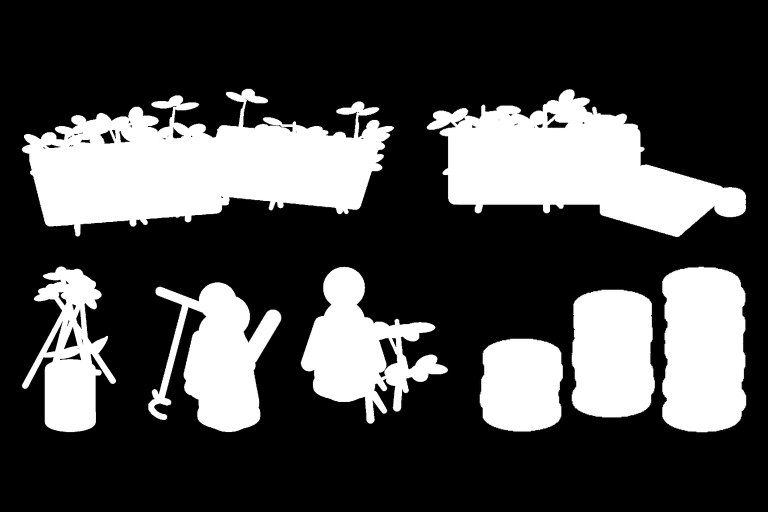
#> input picture gpt/ref/02-mask.png, 1536 x 1024 px (shown at 1/2 size)
$ python -i gpt_ingest.py   (imports and definitions only)
#> lines starting #> are read from the running program, lines starting #| are printed output that depends on the picture; after the words box and inside, x2 and y2 are one past the last pixel; in counts of white or black regions, pixels touching at a corner belong together
"""Bring GPT's hand-drawn sheets back into the site.

    python3 tools/scene-art/gpt_ingest.py                  # reads gpt/out/, writes props and atlases
    python3 tools/scene-art/gpt_ingest.py --in ~/Downloads --dry-run

Put every image ChatGPT drew into gpt/out/, under any name, re-draws included.
For each image this:
  1. reads its transparency, or removes a flat background, and drops soft shadows;
  2. recognises which layout sheet it is by its silhouettes (gpt/ref/); a file
     named 05.png or sheet-05.png is taken at its word. Of several images of one
     sheet the newest file wins (so a re-draw replaces the first try);
  3. lays it over the sheet and gives every drawn piece to the object it covers,
     fits each object into the box the old prop filled (same anchor: base or
     centre), and splits the assembled groups (plasmid halves, puzzle pieces)
     along the old seams, so they still close exactly;
  4. writes assets/scenes-2d/gpt/<prop>.png at the prop's canonical size, then
     the mirror twins (soil-right, i-edu-wing-r) and the full plasmid ring.
Then compose_atlas.py rebuilds every atlas, and gpt/out/_report.png shows each
GPT image beside its sheet and every prop old | new. A prop whose drawing is
missing or unusable keeps the procedural hand-cut version. Needs NumPy, Pillow, SciPy.
"""
from __future__ import annotations

import argparse
import json
import math
import re
import sys
from pathlib import Path

import numpy as np
from PIL import Image, ImageDraw, ImageOps

try:
    from scipy import ndimage as ndi
except ImportError:  # pragma: no cover
    sys.exit('gpt_ingest.py needs SciPy:  python3 -m pip install scipy')

sys.path.insert(0, str(Path(__file__).resolve().parent))
import scene2d as S  # noqa: E402

GPT = S.ROOT / 'gpt'
EXTS = {'.png', '.webp', '.jpg', '.jpeg'}
MIN_SCORE, MIN_MARGIN = .45, .06


# ------------------------------------------------------------------ reading
def read_rgba(path: Path) -> tuple[np.ndarray, str]:
#> called with path = '../../gpt/ref/02-mask.png'
    im = ImageOps.exif_transpose(Image.open(path))
#> im is the input picture: PIL image 1536x1024 L; min 0, max 255, mean 72.9
    arr = np.asarray(im.convert('RGBA'), np.float32) / 255
    if (arr[..., 3] < .1).mean() > .02:
        how = 'alpha'
    else:
        arr, how = remove_background(arr[..., :3]), 'background removed'
    # Matte paper has no translucent interior. Near-opaque model noise otherwise
    # bloats WebP's lossless alpha plane even at low RGB quality. Keep genuine
    # transparent gaps and antialiased edges, snap only nearly solid pixels.
    arr[..., 3] = np.where(arr[..., 3] >= .95, 1.0, arr[..., 3])
    # GPT likes soft drop shadows: semi-transparent and dark -> gone
    lum = arr[..., :3] @ np.array([.299, .587, .114], np.float32)
    shadow = (arr[..., 3] < .6) & (lum < .25)
    arr[..., 3] = np.where(shadow, 0, arr[..., 3])
    return arr, how


def remove_background(rgb: np.ndarray) -> np.ndarray:
    """A flat background touching the border goes, and enclosed holes of the same
    colour (inside a ring, under a handle); pale parts of objects stay."""
    H, W = rgb.shape[:2]
#> H = 1024; W = 1536
    b = max(2, int(min(H, W) * .01))
#> b = 10
    border = np.concatenate([rgb[:b].reshape(-1, 3), rgb[-b:].reshape(-1, 3),
                             rgb[:, :b].reshape(-1, 3), rgb[:, -b:].reshape(-1, 3)])
    bg = np.median(border, 0)
#> bg = [0, 0, 0]
    tol = float(np.clip(np.percentile(np.abs(border - bg).max(1), 95) * 1.8 + .03, .06, .2))
#> tol = 0.06
    d = np.abs(rgb - bg).max(-1)
    cand = d < tol
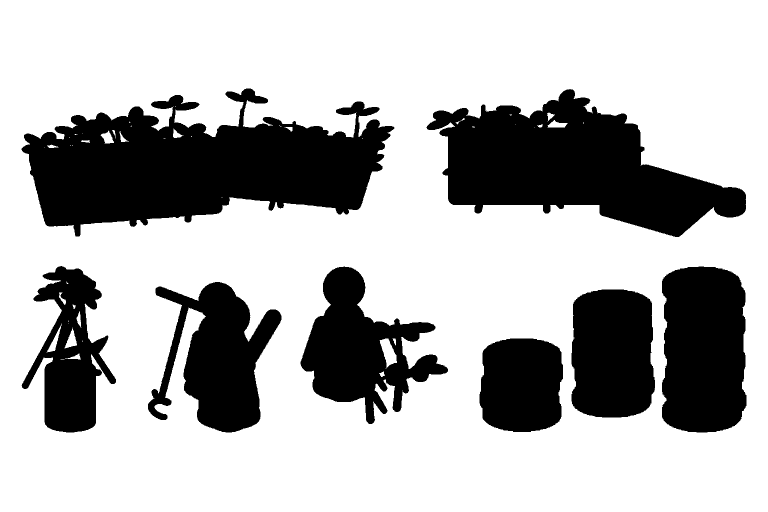
#> cand: shape (1024, 1536) bool (shown at 1/2 size); 71% white; 9 black regions (1 under 20 px), largest, box (x1, y1, x2, y2) and area: (43, 177, 789, 473) 127412, (853, 178, 1492, 474) 97367, (1324, 533, 1493, 865) 50840
    lab, _ = ndi.label(cand)
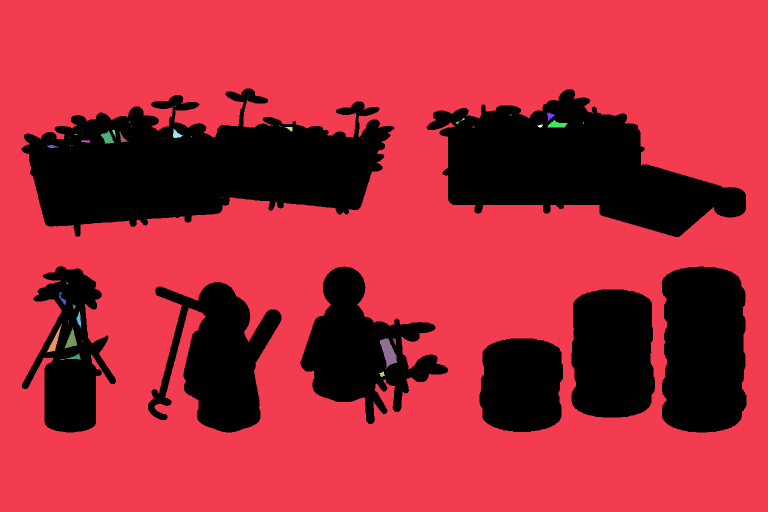
#> lab: shape (1024, 1536) int32 (shown at 1/2 size); 70 distinct labels, from 0 to 69; one colour per label, 0 black
    edge = np.unique(np.concatenate([lab[0], lab[-1], lab[:, 0], lab[:, -1]]))
#> edge = [1]
    bgm = np.isin(lab, edge[edge > 0])
#> bgm: shape (1024, 1536) bool; 70.7% white; 9 black regions (1 under 20 px), largest, box (x1, y1, x2, y2) and area: (43, 177, 789, 473) 128440, (853, 178, 1492, 474) 97973, (1324, 533, 1493, 865) 50840
    hl, hn = ndi.label(cand & ~bgm)
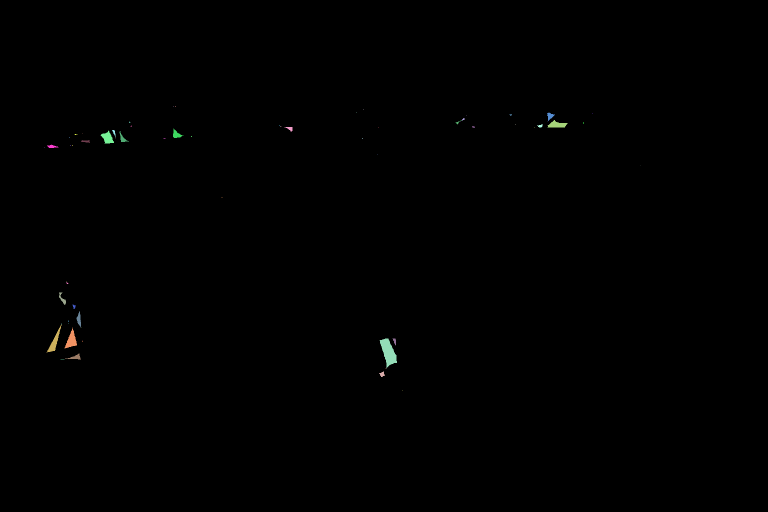
#> hl: shape (1024, 1536) int32 (shown at 1/2 size); 69 distinct labels, from 0 to 68; one colour per label, 0 black
#> hn = 68
    if hn:
        idx = np.arange(1, hn + 1)
#> idx = 68 values from 1 to 68
        areas = ndi.sum(np.ones_like(hl), hl, idx)
#> areas = 68 values, max 1097 at index 58, min 1 at index 0, mean 63.06
        mean_d = ndi.mean(d, hl, idx)
#> mean_d = 68 values, max 0.0588 at index 34, min 0 at index 0, mean 0.00844
        bgm |= np.isin(hl, idx[(areas > .00012 * H * W) & (mean_d < tol * .55)])
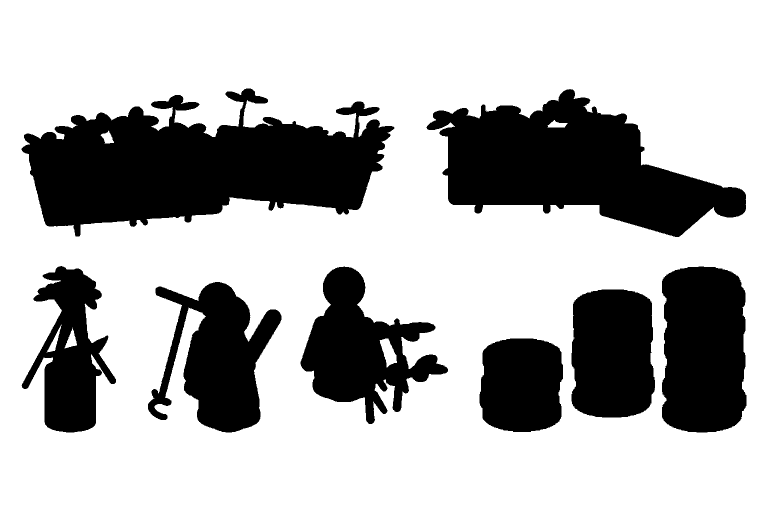
#> bgm: shape (1024, 1536) bool (shown at 1/2 size); 70.9% white; 9 black regions (1 under 20 px), largest, box (x1, y1, x2, y2) and area: (43, 177, 789, 473) 128052, (853, 178, 1492, 474) 97612, (1324, 533, 1493, 865) 50840
    alpha = np.where(bgm, 0.0, 1.0).astype(np.float32)
    rim = ndi.binary_dilation(bgm, iterations=2) & ~bgm
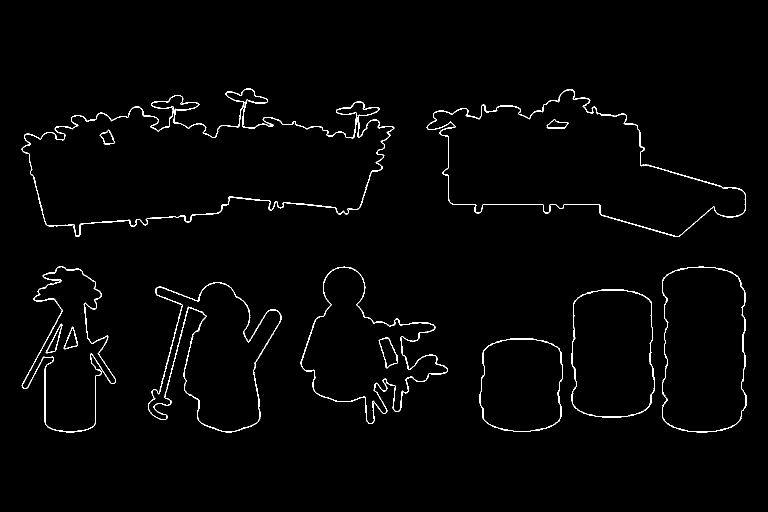
#> rim: shape (1024, 1536) bool (shown at 1/2 size); 1.5% white in thin lines or dots, all inside (x1, y1, x2, y2) = (43, 177, 1493, 865)
    alpha[rim] = np.clip((d[rim] - tol * .5) / (tol * 1.2), 0, 1)
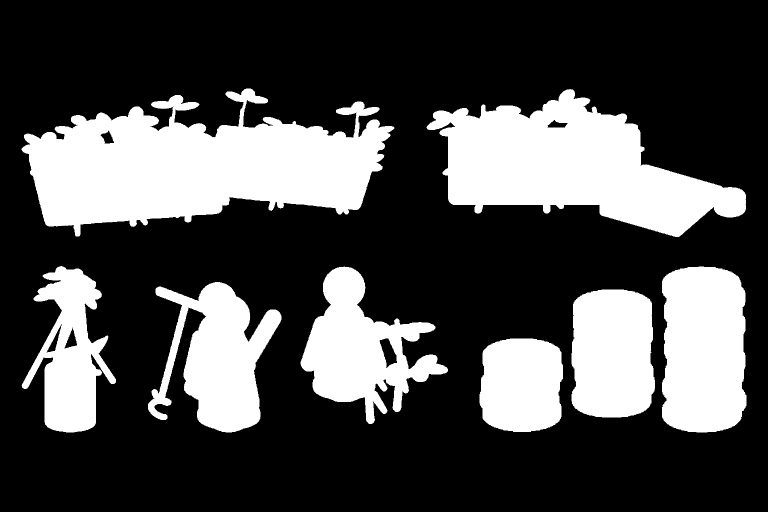
#> alpha: shape (1024, 1536) float32 (shown at 1/2 size); min 0, max 1, mean 0.291
    a = np.maximum(alpha[..., None], 1e-3)
    clean = np.where(alpha[..., None] > .02, np.clip((rgb - (1 - a) * bg) / a, 0, 1), 0)
    return np.dstack([clean, alpha]).astype(np.float32)
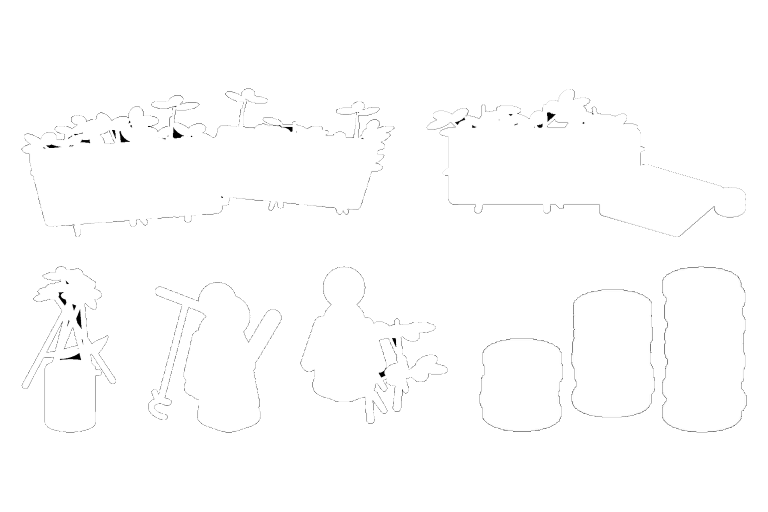
#> returned value: shape (1024, 1536, 4) float32 (shown at 1/2 size); mean of channels 0, 1, 2, 3 0.286, 0.286, 0.286, 0.291; transparent parts drawn white


# [15 lines left out: function to_sheet, not called in this run]


def small(mask: np.ndarray) -> np.ndarray:
    im = Image.fromarray((np.clip(mask, 0, 1) * 255).astype(np.uint8), 'L').resize((192, 128), Image.Resampling.BOX)
    return ndi.gaussian_filter(np.asarray(im, np.float32) / 255, 1.0)


def dice(a: np.ndarray, b: np.ndarray) -> float:
    return float(2 * np.minimum(a, b).sum() / max(a.sum() + b.sum(), 1e-6))


# ------------------------------------------------------------------ geometry
# [51 lines left out: functions box_dist, assign, not called in this run]


def anchor(box, how: str) -> tuple[float, float]:
    x0, y0, x1, y1 = box
    return ((x0 + x1) / 2, y1) if how == 'bottom' else ((x0 + x1) / 2, (y0 + y1) / 2)


def affine(im: Image.Image, size: tuple[int, int], sx: float, tx: float, ty: float, resample=Image.Resampling.BICUBIC):
    """out(x, y) = im(sx * x + tx, sx * y + ty), premultiplied."""
    return im.convert('RGBa').transform(size, Image.Transform.AFFINE, (sx, 0, tx, 0, sx, ty), resample=resample).convert('RGBA')


class Ingest:
    # [259 lines left out: functions __init__, recognise, take, _ref_area, _split, derive and 6 more, not called in this run]


# [2 lines not run here, left out]

>>> result = read_rgba('../../gpt/ref/02-mask.png')
#> in read_rgba, `arr, how = remove_background(arr[..., :3]), 'background removed'`: how = 'background removed'
#> in read_rgba, `shadow = (arr[..., 3] < .6) & (lum < .25)`: shadow: shape (1024, 1536) bool; 70.9% white; 8 black regions, largest, box (x1, y1, x2, y2) and area: (43, 177, 789, 473) 127981, (853, 178, 1492, 474) 97599, (1324, 533, 1493, 865) 50817

$ run again, on gpt/ref/08-mask.png
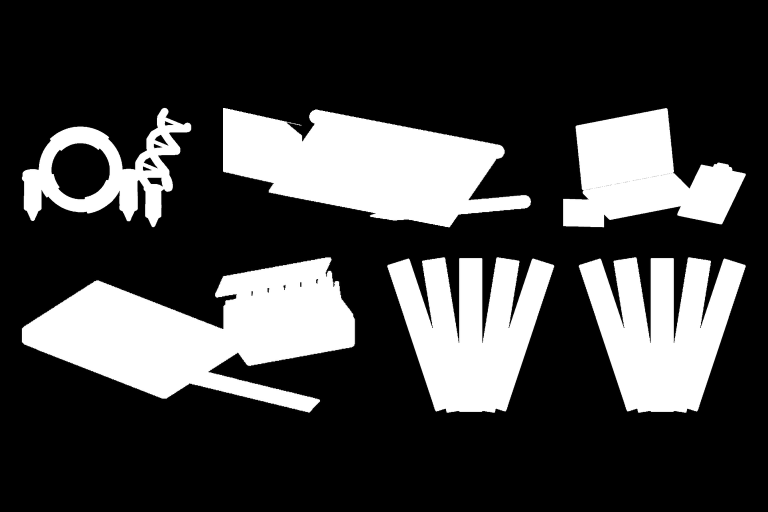
#> input picture gpt/ref/08-mask.png, 1536 x 1024 px (shown at 1/2 size)
#> in read_rgba, im is the input picture: PIL image 1536x1024 L; min 0, max 255, mean 66.2
#> bg = [0, 0, 0]
#> tol = 0.06
#> cand: shape (1024, 1536) bool; 73.6% white; 6 black regions, box (x1, y1, x2, y2) and area: (43, 514, 711, 826) 109855, (446, 216, 1062, 456) 90194, (774, 514, 1109, 826) 66318, (1157, 514, 1492, 826) 66318, (1126, 216, 1492, 455) 51814, (43, 215, 383, 455) 30250
#> in remove_background, `lab, _ = ndi.label(cand)`:
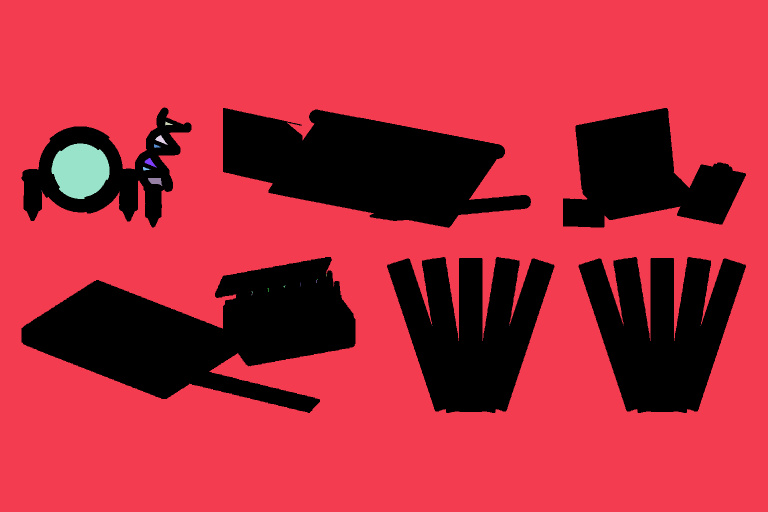
#> lab: shape (1024, 1536) int32 (shown at 1/2 size); 26 distinct labels, from 0 to 25; one colour per label, 0 black
#> edge = [1]
#> hl: shape (1024, 1536) int32; 25 distinct labels, from 0 to 24
#> hn = 24
#> areas = 24 values, max 9746 at index 3, min 1 at index 0, mean 444
#> mean_d = 24 values, max 0.0588 at index 17, min 0 at index 10, mean 0.0178
#> rim: shape (1024, 1536) bool; 1.4% white in thin lines or dots, all inside (x1, y1, x2, y2) = (43, 215, 1492, 826)
#> in remove_background, `return np.dstack([clean, alpha]).astype(np.float32)`:
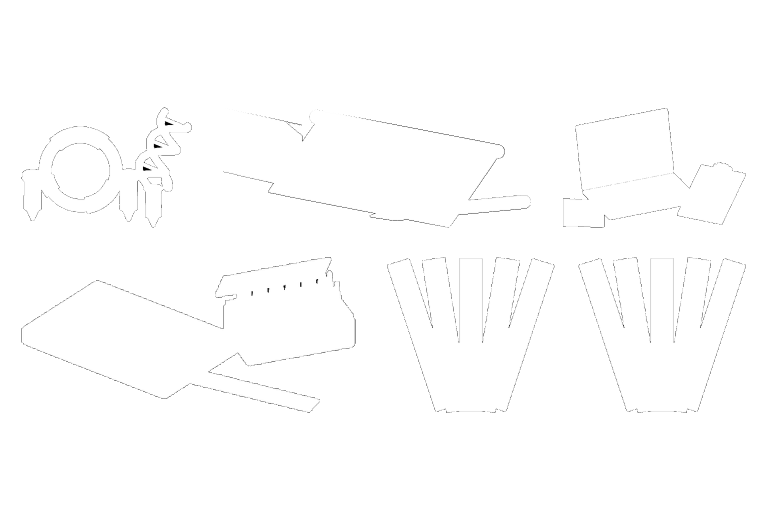
#> returned value: shape (1024, 1536, 4) float32 (shown at 1/2 size); mean of channels 0, 1, 2, 3 0.26, 0.26, 0.26, 0.264; transparent parts drawn white
#> how = 'background removed'
#> shadow: shape (1024, 1536) bool; 73.6% white; 6 black regions, box (x1, y1, x2, y2) and area: (43, 514, 711, 826) 109838, (446, 216, 1062, 455) 90141, (774, 514, 1109, 826) 66274, (1157, 514, 1492, 826) 66274, (1126, 216, 1492, 455) 51798, (43, 215, 383, 455) 30378

$ run again, on gpt/ref/10-mask.png
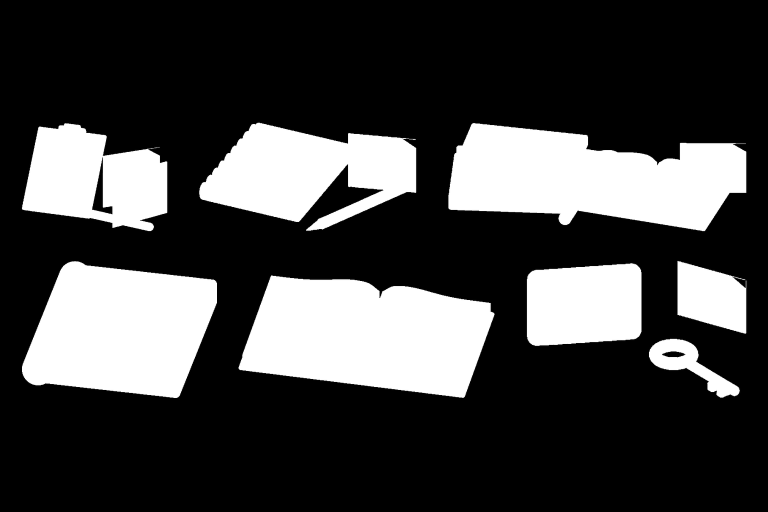
#> input picture gpt/ref/10-mask.png, 1536 x 1024 px (shown at 1/2 size)
#> in read_rgba, im is the input picture: PIL image 1536x1024 L; min 0, max 255, mean 67
#> bg = [0, 0, 0]
#> tol = 0.06
#> cand: shape (1024, 1536) bool; 73.5% white; 8 black regions, largest, box (x1, y1, x2, y2) and area: (477, 551, 989, 796) 91855, (896, 246, 1493, 463) 88305, (44, 522, 434, 796) 79707
#> in remove_background, `lab, _ = ndi.label(cand)`:
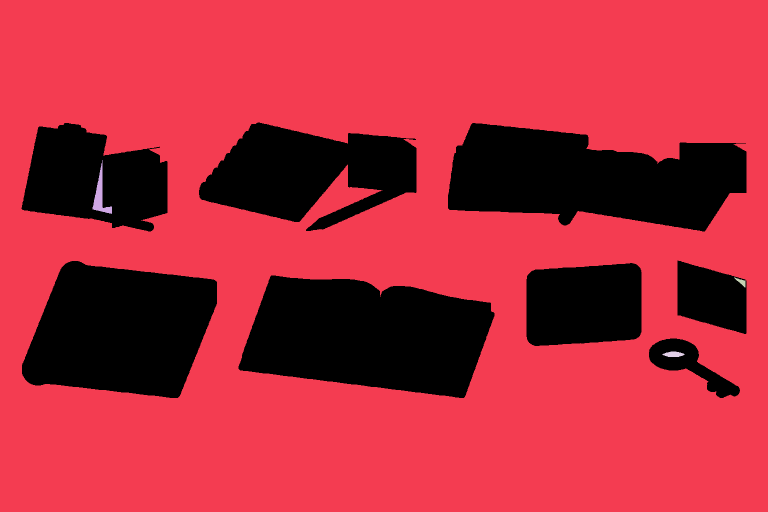
#> lab: shape (1024, 1536) int32 (shown at 1/2 size); 5 distinct labels, from 0 to 4; one colour per label, 0 black
#> edge = [1]
#> hl: shape (1024, 1536) int32; 4 distinct labels, from 0 to 3
#> hn = 3
#> areas = [1281, 173, 352]
#> mean_d = [0.00295, 0.00549, 0.00367]
#> rim: shape (1024, 1536) bool; 1.1% white in thin lines or dots, all inside (x1, y1, x2, y2) = (43, 245, 1493, 796)
#> in remove_background, `return np.dstack([clean, alpha]).astype(np.float32)`:
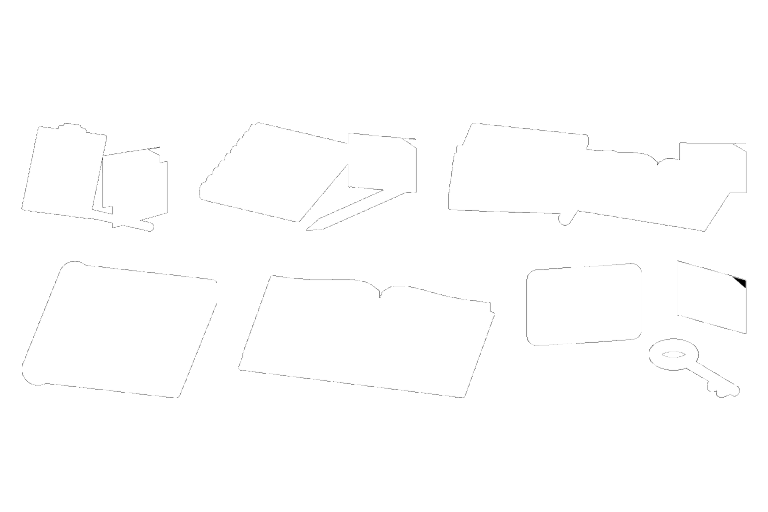
#> returned value: shape (1024, 1536, 4) float32 (shown at 1/2 size); mean of channels 0, 1, 2, 3 0.263, 0.263, 0.263, 0.265; transparent parts drawn white
#> how = 'background removed'
#> shadow: shape (1024, 1536) bool; 73.5% white; 8 black regions, largest, box (x1, y1, x2, y2) and area: (477, 551, 989, 796) 91840, (896, 246, 1493, 463) 88290, (44, 522, 434, 796) 79691

$ run again, on gpt/ref/11-mask.png
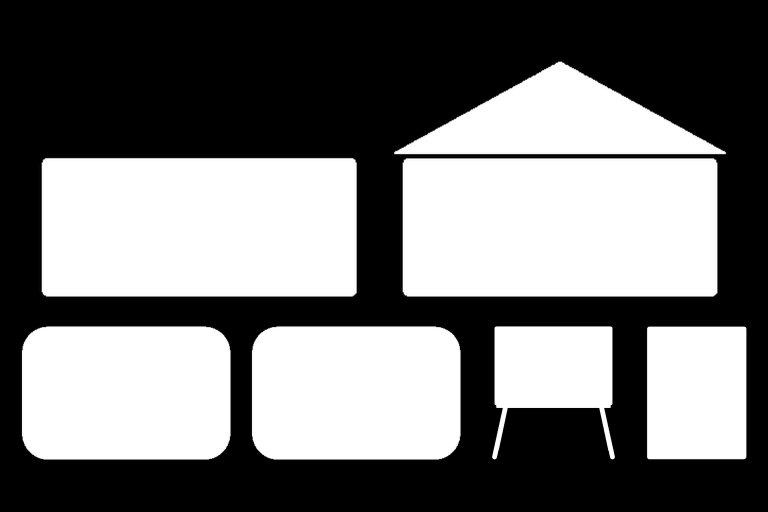
#> input picture gpt/ref/11-mask.png, 1536 x 1024 px (shown at 1/2 size)
#> in read_rgba, im is the input picture: PIL image 1536x1024 L; min 0, max 255, mean 116.9
#> bg = [0, 0, 0]
#> tol = 0.06
#> cand: shape (1024, 1536) bool; 53.7% white; 7 black regions, largest, box (x1, y1, x2, y2) and area: (83, 316, 714, 594) 175301, (804, 316, 1436, 594) 175292, (43, 652, 462, 920) 109700
#> edge = [1]
#> hl: shape (1024, 1536) int32; every value is 0
#> hn = 0
#> rim: shape (1024, 1536) bool; 1.2% white in thin lines or dots, all inside (x1, y1, x2, y2) = (43, 122, 1493, 920)
#> in remove_background, `return np.dstack([clean, alpha]).astype(np.float32)`:
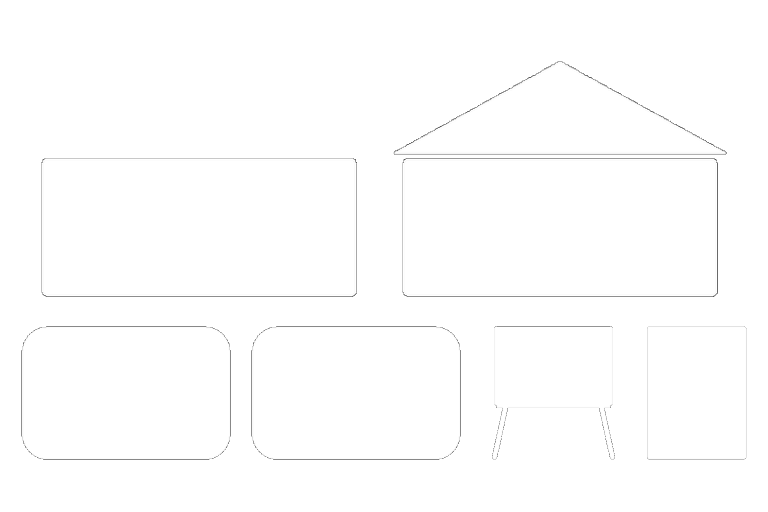
#> returned value: shape (1024, 1536, 4) float32 (shown at 1/2 size); mean of channels 0, 1, 2, 3 0.458, 0.458, 0.458, 0.463; transparent parts drawn white
#> how = 'background removed'
#> shadow: shape (1024, 1536) bool; 53.7% white; 7 black regions, largest, box (x1, y1, x2, y2) and area: (83, 316, 714, 594) 175300, (805, 316, 1436, 594) 175290, (43, 652, 462, 920) 109700
